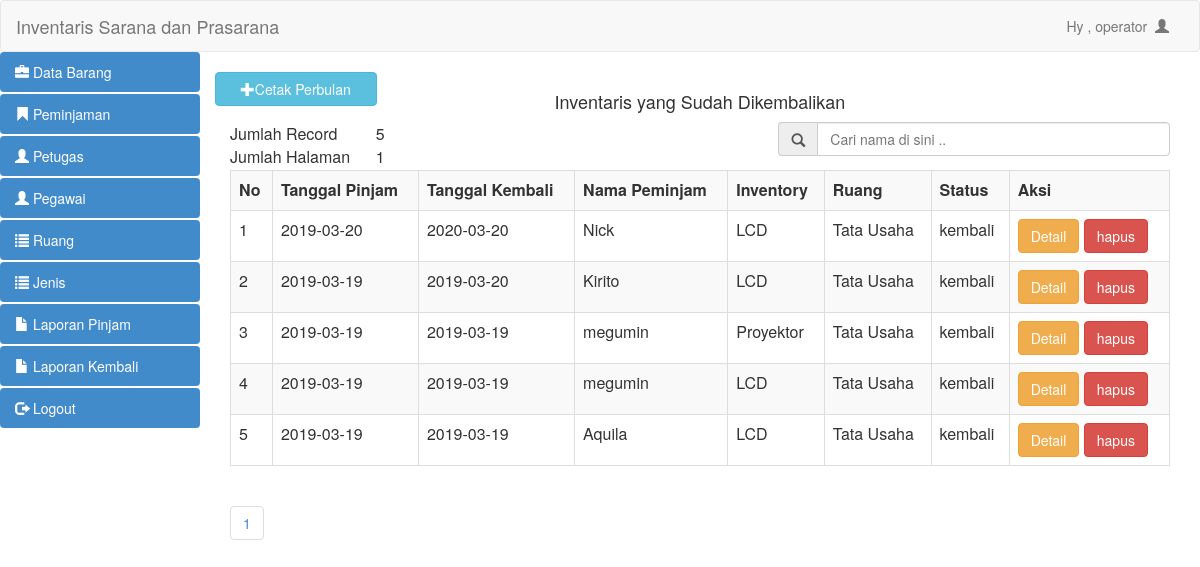
/operator/laporan2.php (signed in), run on the app's committed database.
### tables this page shows
CREATE TABLE IF NOT EXISTS `detail_pinjam` (
  `id_detail_pinjam` int(11) NOT NULL AUTO_INCREMENT,
  `id_inventaris` int(11) NOT NULL,
  `jumlah_pinjam` int(11) NOT NULL,
  `id_peminjaman` int(11) NOT NULL,
  PRIMARY KEY (`id_detail_pinjam`),
  KEY `id_inventaris` (`id_inventaris`),
  KEY `id_peminjaman` (`id_peminjaman`),
  CONSTRAINT `detail_pinjam_ibfk_1` FOREIGN KEY (`id_peminjaman`) REFERENCES `peminjaman` (`id_peminjaman`) ON DELETE CASCADE ON UPDATE CASCADE,
  CONSTRAINT `detail_pinjam_ibfk_2` FOREIGN KEY (`id_inventaris`) REFERENCES `inventaris` (`id_inventaris`) ON DELETE CASCADE ON UPDATE CASCADE
);

### operator/laporan2.php (the view, shortened to what this page needs)
<?php
include "header.php";
?>
<html>
<head>
<button style="margin-bottom:10px" data-toggle="modal" data-target="#myModal" class="btn btn-info col-md-2"><span class="glyphicon glyphicon-plus"></span >Cetak Perbulan</button>
 <p><h4 class="col-md-8" ><center>Inventaris yang Sudah Dikembalikan</center></h4></p>
<html>
<head>
 <?php
$per_hal=5;
$jumlah_record=mysql_query("SELECT COUNT(*) from view_kembali");
$jum=mysql_result($jumlah_record, 0);
$halaman=ceil($jum / $per_hal);
$page = (isset($_GET['page'])) ? (int)$_GET['page'] : 1;
$start = ($page - 1) * $per_hal;
?>
<div class="col-md-12">
  <table class="col-md-2 " >
    <tr>
      <td>Jumlah Record</td>
      <td><?php echo $jum; ?></td>
    </tr>
    <tr>
      <td>Jumlah Halaman</td>
      <td><?php echo $halaman; ?></td>
    </tr>
  </table>
 <form action="cari_kembali.php" method="get">
  <div class="input-group col-md-5 col-md-offset-7">
    <span class="input-group-addon" id="basic-addon1"><span class="glyphicon glyphicon-search"></span></span>
    <input type="text" class="form-control" placeholder="Cari nama di sini .." aria-describedby="basic-addon1" name="cari">
  </div>
   </form>
  <link rel="stylesheet" type="text/css" href="../assets/css/bootstrap-select.min.css">
<div class="table-responsive">
    <table class="table table-bordered table-striped table-hover">
<tr>
            <th >No</th>
            <th >Tanggal Pinjam  </th>
      <th >Tanggal Kembali </th>
      <th >Nama Peminjam</th>
      <th >Inventory</th>
      <th >Ruang</th>
      <th >Status</th>
      <th >Aksi</th>
          </tr>
<?php
  if(isset($_GET['cari'])){
    $cari=mysql_real_escape_string($_GET['cari']);
    $brg=mysql_query("select * from view_kembali where nama_pegawai like '$cari%' ");
  }else{
    $brg=mysql_query("select * from view_kembali limit $start, $per_hal");
  }
  $no=1;
  while($data=mysql_fetch_array($brg)){
    ?>
                                        <tr class="odd gradeX">
                                          <td><?php echo $no?></td>
                                              <td><?php echo $data['tanggal_pinjam'];?></td>
                        <td><?php echo $data['tanggal_kembali'];?></td>
                         <td><?php echo $data['nama_pegawai'];?></td>
                          <td ><?php echo $data['nama'];?></td>
                          <td ><?php echo $data['nama_ruang'];?></td>
              <td ><?php echo $data['status_peminjaman'];?></td>
                                      <td class="center"><a class="btn btn-warning" href="detail_kembali.php?id=<?php echo $data['id_peminjaman']; ?>"> Detail</a>
                                            <a class="btn btn-danger" href="hapus_pinjam.php?id=<?php echo $data['id_peminjaman']; ?>"
  onClick = "return confirm('Apakah Anda ingin mengapus  <?php echo $data['nama']; ?>?')"> hapus</a> </td>
                                        </tr>
                                        <?php $no++; }?>
                                </table>
                            <ul class="pagination">
      <?php
      for($x=1;$x<=$halaman;$x++){
        ?>
        <li><a href="?page=<?php echo $x ?>"><?php echo $x ?></a></li>
        <?php
      }
      ?>
    </ul>
<?php
include "footer.php";
?>

### data on the page
detail_pinjam: tanggal_pinjam "2019-03-20", tanggal_kembali "2020-03-20", nama_pegawai "Nick", nama "LCD", nama_ruang "Tata Usaha", status_peminjaman "kembali"
detail_pinjam: tanggal_pinjam "2019-03-19", tanggal_kembali "2019-03-20", nama_pegawai "Kirito", nama "LCD", nama_ruang "Tata Usaha", status_peminjaman "kembali"
detail_pinjam: tanggal_pinjam "2019-03-19", tanggal_kembali "2019-03-19", nama_pegawai "megumin", nama "Proyektor", nama_ruang "Tata Usaha", status_peminjaman "kembali"
detail_pinjam: tanggal_pinjam "2019-03-19", tanggal_kembali "2019-03-19", nama_pegawai "megumin", nama "LCD", nama_ruang "Tata Usaha", status_peminjaman "kembali"
detail_pinjam: tanggal_pinjam "2019-03-19", tanggal_kembali "2019-03-19", nama_pegawai "Aquila", nama "LCD", nama_ruang "Tata Usaha", status_peminjaman "kembali"

### other printed values
$_SESSION['nama'] "operator"
$jum "5"
$halaman "1"
